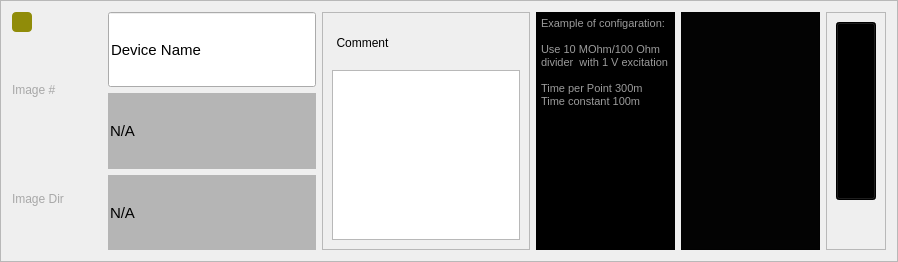
       <widget class="QFrame" name="frame_Main_Basic">
        <property name="styleSheet">
         <string notr="true">#frame_Main_Basic{
border:1px solid rgb(168,168,168)
}</string>
        </property>
        <property name="frameShape">
         <enum>QFrame::StyledPanel</enum>
        </property>
        <property name="frameShadow">
         <enum>QFrame::Raised</enum>
        </property>
        <layout class="QGridLayout" name="gridLayout" columnstretch="1,3,3,2,2,0">
         <item row="0" column="0">
          <layout class="QVBoxLayout" name="verticalLayout_Main_Basic1" stretch="1,1,1">
           <item>
            <widget class="QPushButton" name="pushButton_Servers">
             <property name="sizePolicy">
              <sizepolicy hsizetype="Fixed" vsizetype="Fixed">
               <horstretch>0</horstretch>
               <verstretch>0</verstretch>
              </sizepolicy>
             </property>
             <property name="minimumSize">
              <size>
               <width>20</width>
               <height>20</height>
              </size>
             </property>
             <property name="maximumSize">
              <size>
               <width>20</width>
               <height>20</height>
              </size>
             </property>
             <property name="styleSheet">
              <string notr="true">#pushButton_Servers{
background: rgb(144, 140, 9);
 border-radius: 4px;
}</string>
             </property>
             <property name="text">
              <string/>
             </property>
            </widget>
           </item>
           <item>
            <widget class="QLabel" name="label_ImageNum">
             <property name="minimumSize">
              <size>
               <width>90</width>
               <height>0</height>
              </size>
             </property>
             <property name="styleSheet">
              <string notr="true">#label_ImageNum{
color: rgb(168, 168, 168)
}</string>
             </property>
             <property name="text">
              <string>Image #</string>
             </property>
            </widget>
           </item>
           <item>
            <widget class="QLabel" name="label_ImageDir">
             <property name="minimumSize">
              <size>
               <width>90</width>
               <height>0</height>
              </size>
             </property>
             <property name="styleSheet">
              <string notr="true">#label_ImageDir{
color: rgb(168, 168, 168)
}</string>
             </property>
             <property name="text">
              <string>Image Dir</string>
             </property>
            </widget>
           </item>
          </layout>
         </item>
         <item row="0" column="1">
          <layout class="QVBoxLayout" name="verticalLayout_Main_Basic2">
           <item>
            <widget class="QLineEdit" name="lineEdit_Device_Name">
             <property name="sizePolicy">
              <sizepolicy hsizetype="Expanding" vsizetype="Preferred">
               <horstretch>0</horstretch>
               <verstretch>0</verstretch>
              </sizepolicy>
             </property>
             <property name="minimumSize">
              <size>
               <width>80</width>
               <height>20</height>
              </size>
             </property>
             <property name="font">
              <font>
               <pointsize>11</pointsize>
              </font>
             </property>
             <property name="toolTip">
              <string>Device Name, will be in the file name of datavault data.</string>
             </property>
             <property name="text">
              <string>Device Name</string>
             </property>
             <property name="alignment">
              <set>Qt::AlignLeading|Qt::AlignLeft|Qt::AlignVCenter</set>
             </property>
            </widget>
           </item>
           <item>
            <widget class="QLineEdit" name="lineEdit_ImageNumber">
             <property name="sizePolicy">
              <sizepolicy hsizetype="Expanding" vsizetype="Preferred">
               <horstretch>0</horstretch>
               <verstretch>0</verstretch>
              </sizepolicy>
             </property>
             <property name="minimumSize">
              <size>
               <width>80</width>
               <height>20</height>
              </size>
             </property>
             <property name="font">
              <font>
               <pointsize>11</pointsize>
              </font>
             </property>
             <property name="toolTip">
              <string>Updates when scan starts</string>
             </property>
             <property name="styleSheet">
              <string notr="true">#lineEdit_ImageNumber{
background: rgb(181, 181, 181);
border: grey;
}</string>
             </property>
             <property name="text">
              <string>N/A</string>
             </property>
             <property name="alignment">
              <set>Qt::AlignLeading|Qt::AlignLeft|Qt::AlignVCenter</set>
             </property>
             <property name="readOnly">
              <bool>true</bool>
             </property>
            </widget>
           </item>
           <item>
            <widget class="QLineEdit" name="lineEdit_ImageDir">
             <property name="sizePolicy">
              <sizepolicy hsizetype="Expanding" vsizetype="Preferred">
               <horstretch>0</horstretch>
               <verstretch>0</verstretch>
              </sizepolicy>
             </property>
             <property name="minimumSize">
              <size>
               <width>80</width>
               <height>20</height>
              </size>
             </property>
             <property name="font">
              <font>
               <pointsize>11</pointsize>
              </font>
             </property>
             <property name="toolTip">
              <string>Updates when scan starts</string>
             </property>
             <property name="styleSheet">
              <string notr="true">#lineEdit_ImageDir{
background: rgb(181, 181, 181);
border: grey;
}</string>
             </property>
             <property name="text">
              <string>N/A</string>
             </property>
             <property name="alignment">
              <set>Qt::AlignLeading|Qt::AlignLeft|Qt::AlignVCenter</set>
             </property>
             <property name="readOnly">
              <bool>true</bool>
             </property>
            </widget>
           </item>
          </layout>
         </item>
         <item row="0" column="4">
          <widget class="QFrame" name="frame_FourTerminalPicture">
           <property name="styleSheet">
            <string notr="true">image: url(:/Pictures/Pictures/Four Terminal.png);
background-color: rgb(3, 3, 3);</string>
           </property>
           <property name="frameShape">
            <enum>QFrame::StyledPanel</enum>
           </property>
           <property name="frameShadow">
            <enum>QFrame::Raised</enum>
           </property>
          </widget>
         </item>
         <item row="0" column="2">
          <widget class="QFrame" name="frame_3">
           <property name="frameShape">
            <enum>QFrame::StyledPanel</enum>
           </property>
           <property name="frameShadow">
            <enum>QFrame::Raised</enum>
           </property>
           <layout class="QGridLayout" name="gridLayout_8" rowstretch="1,4" columnstretch="1,2">
            <item row="0" column="0">
             <widget class="QLabel" name="label_31">
              <property name="minimumSize">
               <size>
                <width>60</width>
                <height>20</height>
               </size>
              </property>
              <property name="styleSheet">
               <string notr="true">#label_ImageNum{
color: rgb(168, 168, 168)
}</string>
              </property>
              <property name="text">
               <string>Comment</string>
              </property>
              <property name="alignment">
               <set>Qt::AlignCenter</set>
              </property>
             </widget>
            </item>
            <item row="0" column="1">
             <spacer name="horizontalSpacer">
              <property name="orientation">
               <enum>Qt::Horizontal</enum>
              </property>
              <property name="sizeHint" stdset="0">
               <size>
                <width>187</width>
                <height>20</height>
               </size>
              </property>
             </spacer>
            </item>
            <item row="1" column="0" colspan="2">
             <widget class="QTextEdit" name="textEdit_Comment">
              <property name="font">
               <font>
                <pointsize>13</pointsize>
               </font>
              </property>
              <property name="toolTip">
               <string>Comment will be added to datavault file after the scan finished</string>
              </property>
             </widget>
            </item>
           </layout>
          </widget>
         </item>
         <item row="0" column="5">
          <widget class="QFrame" name="frame_4">
           <property name="frameShape">
            <enum>QFrame::StyledPanel</enum>
           </property>
           <property name="frameShadow">
            <enum>QFrame::Raised</enum>
           </property>
           <layout class="QGridLayout" name="gridLayout_9" rowstretch="1,0">
            <item row="0" column="0">
             <widget class="QPushButton" name="pushButton_Setting">
              <property name="sizePolicy">
               <sizepolicy hsizetype="Preferred" vsizetype="Preferred">
                <horstretch>0</horstretch>
                <verstretch>0</verstretch>
               </sizepolicy>
              </property>
              <property name="toolTip">
               <string>Open Settings</string>
              </property>
              <property name="styleSheet">
               <string notr="true">#pushButton_Setting{
image:url(:/Pictures/Pictures/Setting.png);
background: black;
}

QPushButton:pressed#pushButton_Setting{
image:url(:/Pictures/Pictures/Setting.png);
background: black;
border: 2px rgb(131,131,131);
border-radius: 5px
}</string>
              </property>
              <property name="text">
               <string/>
              </property>
             </widget>
            </item>
            <item row="1" column="0">
             <spacer name="verticalSpacer">
              <property name="orientation">
               <enum>Qt::Vertical</enum>
              </property>
              <property name="sizeHint" stdset="0">
               <size>
                <width>20</width>
                <height>40</height>
               </size>
              </property>
             </spacer>
            </item>
           </layout>
          </widget>
         </item>
         <item row="0" column="3">
          <widget class="QTextEdit" name="textEdit">
           <property name="styleSheet">
            <string notr="true">background:black</string>
           </property>
           <property name="html">
            <string>&lt;!DOCTYPE HTML PUBLIC &quot;-//W3C//DTD HTML 4.0//EN&quot; &quot;http://www.w3.org/TR/REC-html40/strict.dtd&quot;&gt;
&lt;html&gt;&lt;head&gt;&lt;meta name=&quot;qrichtext&quot; content=&quot;1&quot; /&gt;&lt;style type=&quot;text/css&quot;&gt;
p, li { white-space: pre-wrap; }
&lt;/style&gt;&lt;/head&gt;&lt;body style=&quot; font-family:'MS Shell Dlg 2'; font-size:8pt; font-weight:400; font-style:normal;&quot;&gt;
&lt;p style=&quot; margin-top:0px; margin-bottom:0px; margin-left:0px; margin-right:0px; -qt-block-indent:0; text-indent:0px;&quot;&gt;&lt;span style=&quot; color:#9b9b9b;&quot;&gt;Example of configaration:&lt;/span&gt;&lt;/p&gt;
&lt;p style=&quot;-qt-paragraph-type:empty; margin-top:0px; margin-bottom:0px; margin-left:0px; margin-right:0px; -qt-block-indent:0; text-indent:0px; color:#9b9b9b;&quot;&gt;&lt;br /&gt;&lt;/p&gt;
&lt;p style=&quot; margin-top:0px; margin-bottom:0px; margin-left:0px; margin-right:0px; -qt-block-indent:0; text-indent:0px;&quot;&gt;&lt;span style=&quot; color:#9b9b9b;&quot;&gt;Use 10 MOhm/100 Ohm divider  with 1 V excitation&lt;/span&gt;&lt;/p&gt;
&lt;p style=&quot;-qt-paragraph-type:empty; margin-top:0px; margin-bottom:0px; margin-left:0px; margin-right:0px; -qt-block-indent:0; text-indent:0px; color:#9b9b9b;&quot;&gt;&lt;br /&gt;&lt;/p&gt;
&lt;p style=&quot; margin-top:0px; margin-bottom:0px; margin-left:0px; margin-right:0px; -qt-block-indent:0; text-indent:0px;&quot;&gt;&lt;span style=&quot; color:#9b9b9b;&quot;&gt;Time per Point 300m&lt;/span&gt;&lt;/p&gt;
&lt;p style=&quot; margin-top:0px; margin-bottom:0px; margin-left:0px; margin-right:0px; -qt-block-indent:0; text-indent:0px;&quot;&gt;&lt;span style=&quot; color:#9b9b9b;&quot;&gt;Time constant 100m&lt;/span&gt;&lt;/p&gt;
&lt;p style=&quot;-qt-paragraph-type:empty; margin-top:0px; margin-bottom:0px; margin-left:0px; margin-right:0px; -qt-block-indent:0; text-indent:0px;&quot;&gt;&lt;br /&gt;&lt;/p&gt;
&lt;p style=&quot;-qt-paragraph-type:empty; margin-top:0px; margin-bottom:0px; margin-left:0px; margin-right:0px; -qt-block-indent:0; text-indent:0px;&quot;&gt;&lt;br /&gt;&lt;/p&gt;&lt;/body&gt;&lt;/html&gt;</string>
           </property>
          </widget>
         </item>
        </layout>
       </widget>
